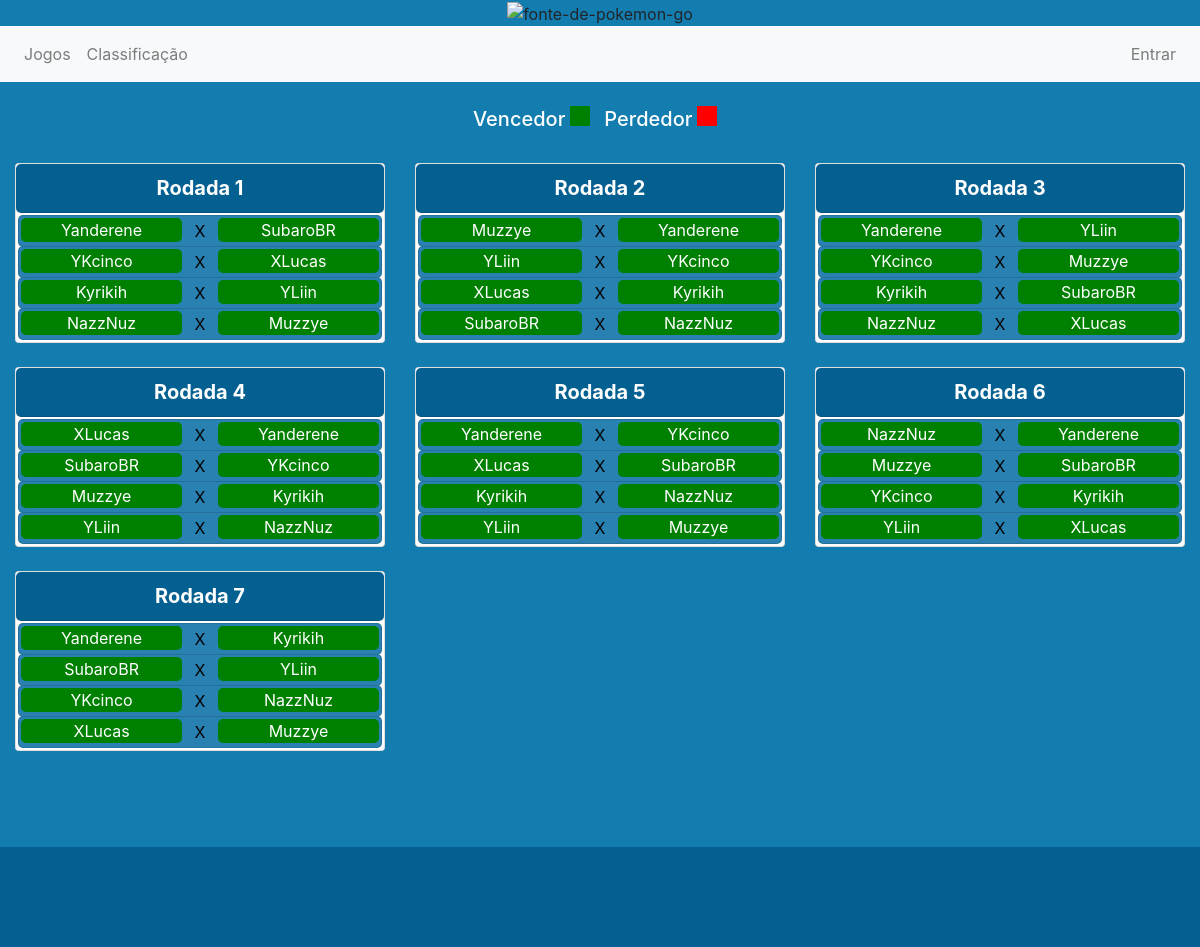
The page / on the database its author committed.
### jogos/models.py (models this page shows)
class Rodada(models.Model):
    name = models.CharField(max_length=100)

class Partida(models.Model):
    rodada = models.ForeignKey(Rodada, on_delete=models.CASCADE, related_name='partida')
    player1 = models.ForeignKey(Jogador, on_delete=models.CASCADE, related_name='play1')
    player2 = models.ForeignKey(Jogador, on_delete=models.CASCADE, related_name='play2')
    vencedor = models.IntegerField(default=0)

class Jogador(models.Model):
    nick = models.CharField(max_length=100)
    pontos = models.IntegerField(default=0)
    vitorias = models.IntegerField(default=0)
    partidas = models.IntegerField(default=0)

### jogos/views.py (the view)
# urls.py: path('', views.ver_jogos, name=''),
def ver_jogos(request):
    rodadas = Rodada.objects.all()
    return render(request, 'jogos.html', {'partidas': rodadas, 'current_user': get_user_logado(request)})

### jogos/views.py (called while the page is built)
def get_user_logado(request):
    return request.user

### jogos/templates/jogos.html (shortened to what this page needs)
{% extends 'base.html' %}
{% block 'content' %}
<div class="" style="text-align: center; color:white">
    <h5 style="display: inline-block;"> Vencedor</h5>
    <div style="display: inline-block; background-color: green; height:20px; width:20px; margin-right:10px"></div>
    <h5 style="display: inline-block;"> Perdedor</h5>
    <div style="display: inline-block; background-color: red; height:20px; width:20px; margin-right:10px"></div>
</div>
<br>
<div class="row">
    {% for rodada in partidas %}
    <div class="col-sm-4">
        <div class="card animate-hover">
            <div class="card-header" style=" background-color: #046091; border-radius:5px">
                <h5 class=" text-center" style="font-weight: bold; color:white;margin-bottom:0px">{{ rodada.name }}</h5>
            </div>
            <div class="card-body" style="padding: 2px">
                <ul class="list-group" style="color: white">
                    {% for partida in rodada.partida.all %}
                    <li class="list-group-item text-center"
                        style="padding: 2px; border-radius:5px; background-color:#2881b0;">
                        {% if partida.vencedor == 0 %}
                        <div class="box-player1-normal animate-hover"> {{ partida.player1.nick }}</div>
                        <div class="box-player2-normal animate-hover"> {{ partida.player2.nick }}</div>
                        <div style="width:10% ; display: inline-block; float:right; ">
                            <button class="btn-transparent" type="button" data-toggle="modal"
                                    data-target="#p{{partida.id}}"> X
                            </button>
                        </div>
                        {% endif %}
                    </li>
                    {% endfor %}
                </ul>
            </div>
        </div>
        <br>
    </div>
    {% endfor %}
</div>
{% endblock %}

### jogos/templates/base.html (shortened to what this page needs)
<!DOCTYPE html>
<html lang="pt">
<head>
    <link rel="stylesheet" href="https://stackpath.bootstrapcdn.com/bootstrap/4.3.1/css/bootstrap.min.css"
>
</head>
<body style="background-color:#137db0">
<header>
    <div style="text-align: center">
        <img class="img-fluid" src="https://fontmeme.com/permalink/200703/48ee12d5bd2dd1cb4dc31a28c93bbe25.png"
             alt="fonte-de-pokemon-go" border="0">
    </div>
    <div>
        <nav class="navbar navbar-expand navbar-light bg-light">
            <div class="collapse navbar-collapse" id="navbarCollapse">
                <div class="navbar-nav">
                    <a class="nav-item nav-link" href="{% url '' %}">Jogos </a>
                    <a class="nav-item nav-link" href="{% url 'classificacao' %}">Classificação</a>
                </div>
                <div class="navbar-nav ml-auto">
                    {% if current_user.is_authenticated %}
                    <a class="nav-link" href="{% url 'logout' %}">Sair</a>
                    {% else %}
                    <a class="nav-link" href="{% url 'login' %}">Entrar</a>
                    {% endif %}
                </div>
            </div>
        </nav>
    </div>
</header>
<br>
<div class="container-fluid">
    {% block 'content' %}
    {% endblock %}
</div>
<br>
<br>
<br>
<footer style="background-color:#046091; height:100px">
</footer>
</body>
</html>

### jogos/templates/base.html (style rules this page uses)
.animate-hover { position: relative; top: 0; transition: all .2s ease-in-out }

### jogos/templates/jogos.html (style rules this page uses)
.box-player2-normal { background-color:green; width:45%; display: inline-block; float:right; border-radius:5px }
.box-player1-normal { background-color:green; width:45%; display: inline-block; border-radius:5px }
.btn-transparent { background-color: Transparent; background-repeat:no-repeat; border: none; cursor:pointer; overflow: hidden; }

### rows shown on the page
Rodada: name "Rodada 1"
Partida: player1.nick "Yanderene", player2.nick "SubaroBR"
Partida: player1.nick "YKcinco", player2.nick "XLucas"
Partida: player1.nick "Kyrikih", player2.nick "YLiin"
Partida: player1.nick "NazzNuz", player2.nick "Muzzye"
Rodada: name "Rodada 2"
Partida: player1.nick "Muzzye", player2.nick "Yanderene"
Partida: player1.nick "YLiin", player2.nick "YKcinco"
Partida: player1.nick "XLucas", player2.nick "Kyrikih"
Partida: player1.nick "SubaroBR", player2.nick "NazzNuz"
Rodada: name "Rodada 3"
Partida: player1.nick "Yanderene", player2.nick "YLiin"
Partida: player1.nick "YKcinco", player2.nick "Muzzye"
Partida: player1.nick "Kyrikih", player2.nick "SubaroBR"
Partida: player1.nick "NazzNuz", player2.nick "XLucas"
Rodada: name "Rodada 4"
Partida: player1.nick "XLucas", player2.nick "Yanderene"
Partida: player1.nick "SubaroBR", player2.nick "YKcinco"
Partida: player1.nick "Muzzye", player2.nick "Kyrikih"
Partida: player1.nick "YLiin", player2.nick "NazzNuz"
Rodada: name "Rodada 5"
Partida: player1.nick "Yanderene", player2.nick "YKcinco"
Partida: player1.nick "XLucas", player2.nick "SubaroBR"
Partida: player1.nick "Kyrikih", player2.nick "NazzNuz"
Partida: player1.nick "YLiin", player2.nick "Muzzye"
Rodada: name "Rodada 6"
Partida: player1.nick "NazzNuz", player2.nick "Yanderene"
Partida: player1.nick "Muzzye", player2.nick "SubaroBR"
Partida: player1.nick "YKcinco", player2.nick "Kyrikih"
Partida: player1.nick "YLiin", player2.nick "XLucas"
Rodada: name "Rodada 7"
Partida: player1.nick "Yanderene", player2.nick "Kyrikih"
Partida: player1.nick "SubaroBR", player2.nick "YLiin"
Partida: player1.nick "YKcinco", player2.nick "NazzNuz"
Partida: player1.nick "XLucas", player2.nick "Muzzye"
